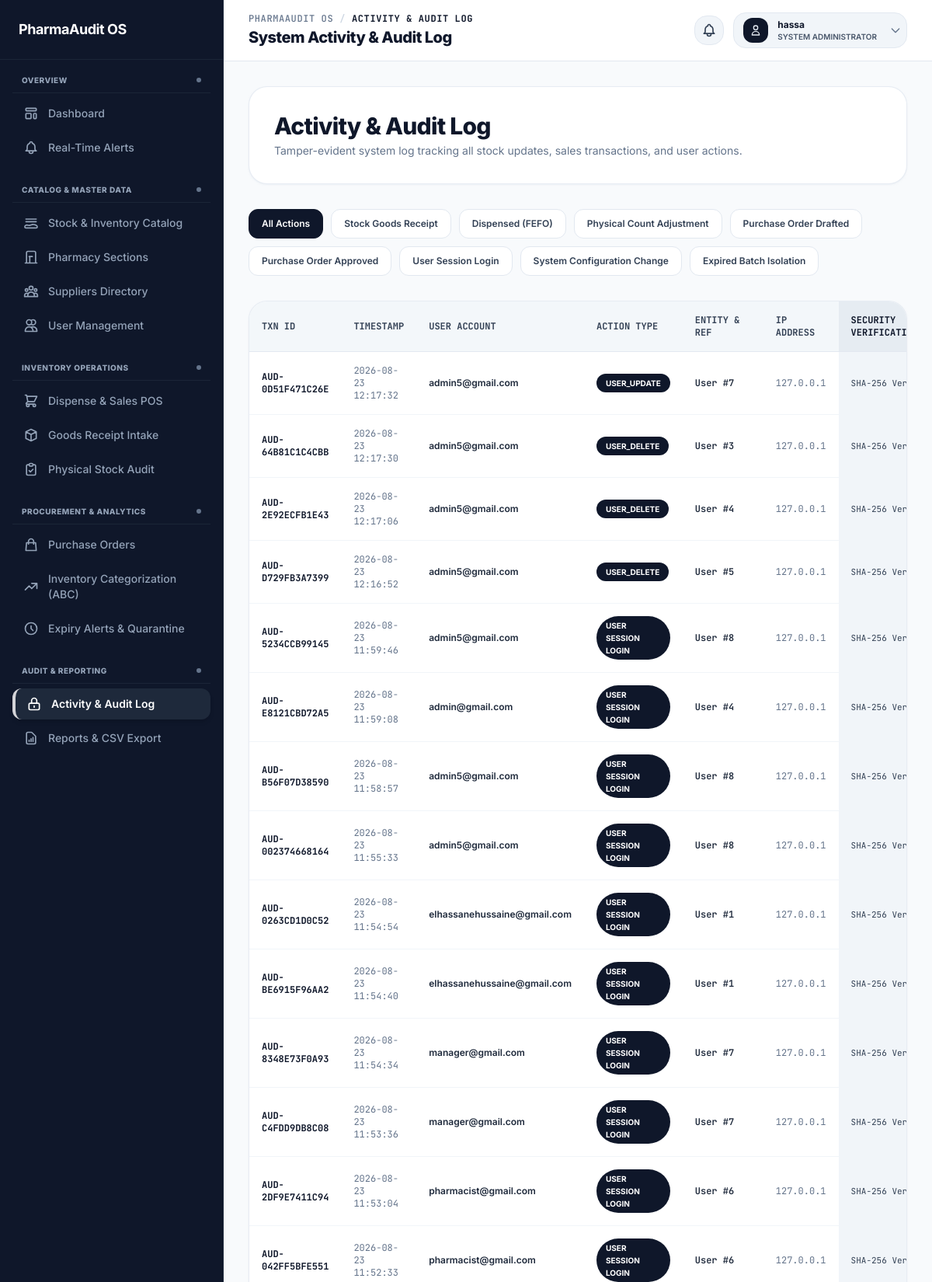
/audit/ledger/ (signed in, upper part), run on the app's committed database.
### app/models.py (models this page shows, shortened)
class CustomUser(AbstractUser):
    ROLE_CHOICES = (
        ('ADMIN', 'System Administrator'),
        ('PHARMACIST', 'Pharmacist'),
        ('MANAGER', 'Inventory Manager'),
    )
    username = None
    email = models.EmailField('email address', unique=True)
    first_name = models.CharField(max_length=150, blank=True)
    last_name = models.CharField(max_length=150, blank=True)
    role = models.CharField(max_length=20, choices=ROLE_CHOICES, default='PHARMACIST')
    USERNAME_FIELD = 'email'
    REQUIRED_FIELDS = []
    objects = CustomUserManager()
    def has_permission(self, permission_name):
        if not self.is_authenticated:
            return False
        if self.is_superuser or self.role == 'ADMIN':
            return True
        allowed_perms = ROLE_PERMISSIONS.get(self.role, set())
        return permission_name in allowed_perms
    @property
    def can_manage_users(self):
        return self.has_permission('manage_users')
    @property
    def can_configure_system(self):
        return self.has_permission('configure_system')
    @property
    def can_manage_suppliers(self):
        return self.has_permission('manage_suppliers')
    @property
    def can_view_stock_dashboard(self):
        return self.has_permission('view_stock_dashboard')
    @property
    def can_search_drug_records(self):
        return self.has_permission('search_drug_records')
    @property
    def can_view_audit_trail(self):
        return self.has_permission('view_audit_trail')
    @property
    def can_record_stock_receipt(self):
        return self.has_permission('record_stock_receipt')
    @property
    def can_dispense_stock(self):
        return self.has_permission('dispense_stock')
    @property
    def can_acknowledge_rop(self):
        return self.has_permission('acknowledge_rop')
    @property
    def can_record_stock_adjustment(self):
        return self.has_permission('record_stock_adjustment')
    @property
    def can_generate_reports(self):
        return self.has_permission('generate_reports')
    @property
    def can_approve_purchase_orders(self):
        return self.has_permission('approve_purchase_orders')
    @property
    def can_review_abc_classification(self):
        return self.has_permission('review_abc_classification')

class StockAuditLedger(models.Model):
    ACTION_TYPES = (
        ('STOCK_RECEIPT', 'Stock Goods Receipt'),
        ('DISPENSE_FEFO', 'Dispensed (FEFO)'),
        ('STOCK_ADJUSTMENT', 'Physical Count Adjustment'),
        ('PO_CREATE', 'Purchase Order Drafted'),
        ('PO_APPROVE', 'Purchase Order Approved'),
        ('USER_LOGIN', 'User Session Login'),
        ('CONFIG_CHANGE', 'System Configuration Change'),
        ('QUARANTINE', 'Expired Batch Isolation'),
    )
    transaction_id = models.CharField(max_length=64, unique=True, editable=False)
    timestamp = models.DateTimeField(auto_now_add=True)
    user_identity = models.CharField(max_length=150, default='system')
    action_type = models.CharField(max_length=30, choices=ACTION_TYPES)
    affected_entity = models.CharField(max_length=100, default='Medication')
    entity_pk = models.CharField(max_length=100, default='N/A')
    before_data = models.TextField(blank=True, default='{}')
    after_data = models.TextField(blank=True, default='{}')
    ip_address = models.GenericIPAddressField(null=True, blank=True)
    reason = models.TextField(blank=True)
    previous_hash = models.CharField(max_length=64, default='0' * 64)
    current_hash = models.CharField(max_length=64, editable=False)
    class Meta:
        ordering = ['-timestamp']
    def verify_integrity(self):
        payload = f"{self.transaction_id}:{self.user_identity}:{self.action_type}:{self.affected_entity}:{self.entity_pk}:{self.before_data}:{self.after_data}:{self.previous_hash}"
        computed = hashlib.sha256(payload.encode('utf-8')).hexdigest()
        return computed == self.current_hash

### app/views.py (the view)
# urls.py: path('audit/ledger/', views.stock_audit_ledger_view, name='stock_audit_ledger'),
@require_permission('view_audit_trail')
def stock_audit_ledger_view(request):
    action_filter = request.GET.get('action', '')
    audits = StockAuditLedger.objects.all()
    if action_filter:
        audits = audits.filter(action_type=action_filter)
    verified_logs = []
    all_intact = True
    for log in audits:
        valid = log.verify_integrity()
        if not valid:
            all_intact = False
        verified_logs.append({'log': log, 'is_valid': valid})
    context = {
        'verified_logs': verified_logs,
        'all_intact': all_intact,
        'action_choices': StockAuditLedger.ACTION_TYPES,
        'action_filter': action_filter,
    }
    return render(request, 'audit/ledger.html', context)

### app/views.py (called while the page is built, shortened)
def require_permission(permission_name):
    def decorator(view_func):
        @wraps(view_func)
        def _wrapped_view(request, *args, **kwargs):
            if not request.user.is_authenticated:
                return redirect('login')
            return view_func(request, *args, **kwargs)
        return _wrapped_view
    return decorator

### app/templates/audit/ledger.html (shortened to what this page needs)
{% extends 'base.html' %}
{% block main_content %}
<div class="space-y-8">
    <div class="bg-white border border-slate-200/80 rounded-3xl p-6 sm:p-8 shadow-sm shadow-slate-200/50 flex flex-col md:flex-row md:items-center justify-between gap-6">
        <div>
            <h1 class="text-2xl sm:text-3xl font-extrabold tracking-tight text-slate-900">Activity & Audit Log</h1>
            <p class="text-sm text-slate-500 font-sans mt-1">Tamper-evident system log tracking all stock updates, sales transactions, and user actions.</p>
        </div>
    </div>
    <div class="flex flex-wrap gap-2.5 text-xs font-semibold">
        <a href="{% url 'stock_audit_ledger' %}" class="px-4 py-2.5 rounded-xl border transition {% if not action_filter %}bg-slate-900 text-white border-slate-900 shadow-xs{% else %}bg-white text-slate-700 border-slate-200 hover:bg-slate-50{% endif %}">
            All Actions
        </a>
        {% for code, label in action_choices %}
        <a href="{% url 'stock_audit_ledger' %}?action={{ code }}" class="px-4 py-2.5 rounded-xl border transition {% if action_filter == code %}bg-slate-800 text-white border-slate-800 shadow-xs{% else %}bg-white text-slate-700 border-slate-200 hover:bg-slate-50{% endif %}">
            {{ label }}
        </a>
        {% endfor %}
    </div>
    <div class="bg-white border border-slate-200/80 rounded-3xl shadow-sm shadow-slate-200/50 overflow-hidden">
        <div class="overflow-x-auto">
            <table class="w-full text-left text-xs border-collapse">
                <thead>
                    <tr class="bg-slate-100/80 text-slate-700 uppercase border-b border-slate-200 font-mono">
                        <th class="p-4 font-bold">Txn ID</th>
                        <th class="p-4 font-bold">Timestamp</th>
                        <th class="p-4 font-bold">User Account</th>
                        <th class="p-4 font-bold">Action Type</th>
                        <th class="p-4 font-bold">Entity & Ref</th>
                        <th class="p-4 font-bold">IP Address</th>
                        <th class="p-4 font-bold bg-slate-200/70 text-slate-900">Security Verification</th>
                    </tr>
                </thead>
                <tbody class="divide-y divide-slate-100 bg-white">
                    {% for item in verified_logs %}
                    <tr class="hover:bg-slate-50 transition">
                        <td class="p-4 font-bold text-slate-900 font-mono">{{ item.log.transaction_id }}</td>
                        <td class="p-4 text-slate-500 font-mono">{{ item.log.timestamp|date:"Y-m-d H:i:s" }}</td>
                        <td class="p-4 font-semibold text-slate-800">{{ item.log.user_identity }}</td>
                        <td class="p-4">
                            <span class="inline-block px-3 py-1 bg-slate-900 text-white text-[10px] font-bold rounded-full uppercase shadow-2xs">
                                {{ item.log.get_action_type_display }}
                            </span>
                        </td>
                        <td class="p-4 font-semibold text-slate-800 font-mono">{{ item.log.affected_entity }} #{{ item.log.entity_pk }}</td>
                        <td class="p-4 text-slate-500 font-mono">{{ item.log.ip_address|default:"127.0.0.1" }}</td>
                        <td class="p-4 bg-slate-100 font-mono text-[11px] text-slate-700 truncate max-w-[160px]" title="{{ item.log.current_hash }}">
                            SHA-256 Verified
                        </td>
                    </tr>
                    {% empty %}
                    <tr>
                        <td colspan="8" class="p-8 text-center text-slate-500 text-sm">No audit log entries recorded for this filter.</td>
                    </tr>
                    {% endfor %}
                </tbody>
            </table>
        </div>
    </div>
</div>
{% endblock %}

### app/templates/navbar.html (shortened to what this page needs)
<header
  class="border-b border-slate-200 px-6 lg:px-8 py-4 flex flex-col sm:flex-row sm:items-center justify-between gap-4 bg-white/95 backdrop-blur-md sticky top-0 z-40 shadow-xs"
>
  <div>
    <div
      class="flex items-center space-x-2 text-xs font-mono font-medium text-slate-500 uppercase tracking-wider"
    >
      <span>PharmaAudit OS</span>
      <span class="text-slate-300">/</span>
      <span class="text-slate-900 font-bold">
        {% if current_url == 'dashboard' %}Dashboard{% elif current_url == 'fefo_dispense' or current_url == 'sales_receipt' %}Dispense & Sales POS{% elif current_url == 'medications_list' or current_url == 'add_medication' %}Stock Catalog{% elif current_url == 'sections_list' %}Pharmacy Sections{% elif current_url == 'suppliers_list' %}Suppliers Directory{% elif current_url == 'manage_users' %}User Management{% elif current_url == 'receive_batch' %}Goods Receipt Intake{% elif current_url == 'stock_adjustment' %}Physical Stock Audit{% elif current_url == 'purchase_orders' or current_url == 'auto_generate_draft_po' or current_url == 'approve_po' %}Purchase Orders{% elif current_url == 'abc_classification' %}Inventory Categorization{% elif current_url == 'expiries_monitoring' or current_url == 'quarantine_batch' %}Expiry Alerts{% elif current_url == 'stock_audit_ledger' %}Activity & Audit Log{% elif current_url == 'reports' or current_url == 'export_report_csv' %}Reports{% elif request.resolver_match.namespace == 'notifications' %}Real-Time Alerts{% else %}Overview{% endif %}
      </span>
    </div>
    <h2 class="text-xl font-extrabold tracking-tight text-slate-900 mt-0.5">
      {% if current_url == 'dashboard' %}Dashboard Overview{% elif current_url == 'fefo_dispense' or current_url == 'sales_receipt' %}Medication Dispense & POS Checkout (₦){% elif current_url == 'medications_list' or current_url == 'add_medication' %}Stock & Inventory Catalog{% elif current_url == 'sections_list' %}Pharmacy Sections & Locations{% elif current_url == 'suppliers_list' %}Pharmaceutical Suppliers Directory{% elif current_url == 'manage_users' %}User Roles & Accounts Console{% elif current_url == 'receive_batch' %}Goods Receipt Intake{% elif current_url == 'stock_adjustment' %}Physical Stock Audit{% elif current_url == 'purchase_orders' or current_url == 'auto_generate_draft_po' or current_url == 'approve_po' %}Purchase Orders{% elif current_url == 'abc_classification' %}Inventory Categorization (ABC){% elif current_url == 'expiries_monitoring' or current_url == 'quarantine_batch' %}Expiry Alerts & Isolation{% elif current_url == 'stock_audit_ledger' %}System Activity & Audit Log{% elif current_url == 'reports' or current_url == 'export_report_csv' %}Inventory Reports & Export{% elif request.resolver_match.namespace == 'notifications' %}Real-Time Notifications & System Alerts{% else %}System Console{% endif %}
    </h2>
  </div>
  <div class="relative flex items-center space-x-3 flex-shrink-0">
    <div class="relative">
      <button
        id="notifyDropdownBtn"
        onclick="toggleNotifyDropdown(event)"
        class="relative p-2 bg-slate-100 hover:bg-slate-200/80 text-slate-700 hover:text-slate-900 border border-slate-200 rounded-2xl transition focus:outline-none flex items-center justify-center"
        aria-label="Notifications"
        title="Notifications"
      >
      </button>
    </div>
    <button
      id="userDropdownBtn"
      onclick="toggleUserDropdown(event)"
      class="flex items-center space-x-3 p-1.5 pl-3 bg-slate-100 hover:bg-slate-200/80 border border-slate-200 rounded-2xl transition-all duration-200 focus:outline-none focus:ring-2 focus:ring-slate-400 group"
      aria-expanded="false"
      aria-haspopup="true"
    >
      <div
        class="w-8 h-8 bg-slate-900 text-white font-bold flex items-center justify-center rounded-xl shadow-xs group-hover:scale-105 transition-transform flex-shrink-0 text-sm"
      >
        <svg
          class="w-4 h-4 text-slate-200"
          fill="none"
          stroke="currentColor"
          viewBox="0 0 24 24"
        >
          <path
            stroke-linecap="round"
            stroke-linejoin="round"
            stroke-width="2"
            d="M16 7a4 4 0 11-8 0 4 4 0 018 0zM12 14a7 7 0 00-7 7h14a7 7 0 00-7-7z"
          />
        </svg>
      </div>
      <div class="text-left text-xs leading-tight pr-1">
        <p class="font-bold text-slate-900 truncate max-w-[150px]">
          {{ user.first_name|default:user.username|default:user.email }}
        </p>
        <span
          class="inline-block text-[10px] font-semibold text-slate-600 uppercase mt-0.5"
        >
          {{ user.get_role_display|default:"Pharmacist" }}
        </span>
      </div>
      <svg
        class="w-4 h-4 text-slate-500 transition-transform duration-200 ml-1"
        id="userDropdownChevron"
        fill="none"
        stroke="currentColor"
        viewBox="0 0 24 24"
      >
        <path
          stroke-linecap="round"
          stroke-linejoin="round"
          stroke-width="2"
          d="M19 9l-7 7-7-7"
        />
      </svg>
    </button>
  </div>
</header>

### app/templates/base.html (style rules this page uses)
body { font-family: "Inter", sans-serif; background: #f8fafc; }
.font-mono { font-family: "JetBrains Mono", monospace; }

### data on the page
CustomUser: first_name "hassa", role "SYSTEM ADMINISTRATOR"
StockAuditLedger: log.transaction_id "AUD-0D51F471C26E", log.timestamp "2026-08-23 12:17:32", log.user_identity "admin5@gmail.com", log.action_type "USER_UPDATE", log.affected_entity "User", log.entity_pk "7", log.ip_address "127.0.0.1"
StockAuditLedger: log.transaction_id "AUD-64B81C1C4CBB", log.timestamp "2026-08-23 12:17:30", log.user_identity "admin5@gmail.com", log.action_type "USER_DELETE", log.affected_entity "User", log.entity_pk "3", log.ip_address "127.0.0.1"
StockAuditLedger: log.transaction_id "AUD-2E92ECFB1E43", log.timestamp "2026-08-23 12:17:06", log.user_identity "admin5@gmail.com", log.action_type "USER_DELETE", log.affected_entity "User", log.entity_pk "4", log.ip_address "127.0.0.1"
StockAuditLedger: log.transaction_id "AUD-D729FB3A7399", log.timestamp "2026-08-23 12:16:52", log.user_identity "admin5@gmail.com", log.action_type "USER_DELETE", log.affected_entity "User", log.entity_pk "5", log.ip_address "127.0.0.1"
StockAuditLedger: log.transaction_id "AUD-5234CCB99145", log.timestamp "2026-08-23 11:59:46", log.user_identity "admin5@gmail.com", log.action_type "USER SESSION LOGIN", log.affected_entity "User", log.entity_pk "8", log.ip_address "127.0.0.1"
StockAuditLedger: log.transaction_id "AUD-E8121CBD72A5", log.timestamp "2026-08-23 11:59:08", log.user_identity "admin@gmail.com", log.action_type "USER SESSION LOGIN", log.affected_entity "User", log.entity_pk "4", log.ip_address "127.0.0.1"
StockAuditLedger: log.transaction_id "AUD-B56F07D38590", log.timestamp "2026-08-23 11:58:57", log.user_identity "admin5@gmail.com", log.action_type "USER SESSION LOGIN", log.affected_entity "User", log.entity_pk "8", log.ip_address "127.0.0.1"
StockAuditLedger: log.transaction_id "AUD-002374668164", log.timestamp "2026-08-23 11:55:33", log.user_identity "admin5@gmail.com", log.action_type "USER SESSION LOGIN", log.affected_entity "User", log.entity_pk "8", log.ip_address "127.0.0.1"
StockAuditLedger: log.transaction_id "AUD-0263CD1D0C52", log.timestamp "2026-08-23 11:54:54", log.user_identity "elhassanehussaine@gmail.com", log.action_type "USER SESSION LOGIN", log.affected_entity "User", log.entity_pk "1", log.ip_address "127.0.0.1"
StockAuditLedger: log.transaction_id "AUD-BE6915F96AA2", log.timestamp "2026-08-23 11:54:40", log.user_identity "elhassanehussaine@gmail.com", log.action_type "USER SESSION LOGIN", log.affected_entity "User", log.entity_pk "1", log.ip_address "127.0.0.1"
StockAuditLedger: log.transaction_id "AUD-8348E73F0A93", log.timestamp "2026-08-23 11:54:34", log.user_identity "manager@gmail.com", log.action_type "USER SESSION LOGIN", log.affected_entity "User", log.entity_pk "7", log.ip_address "127.0.0.1"
StockAuditLedger: log.transaction_id "AUD-C4FDD9DB8C08", log.timestamp "2026-08-23 11:53:36", log.user_identity "manager@gmail.com", log.action_type "USER SESSION LOGIN", log.affected_entity "User", log.entity_pk "7", log.ip_address "127.0.0.1"
StockAuditLedger: log.transaction_id "AUD-2DF9E7411C94", log.timestamp "2026-08-23 11:53:04", log.user_identity "pharmacist@gmail.com", log.action_type "USER SESSION LOGIN", log.affected_entity "User", log.entity_pk "6", log.ip_address "127.0.0.1"
StockAuditLedger: log.transaction_id "AUD-042FF5BFE551", log.timestamp "2026-08-23 11:52:33", log.user_identity "pharmacist@gmail.com", log.action_type "USER SESSION LOGIN", log.affected_entity "User", log.entity_pk "6", log.ip_address "127.0.0.1"

### other printed values
{{ label }} "Stock Goods Receipt" "Dispensed (FEFO)" "Physical Count Adjustment" "Purchase Order Drafted" "Purchase Order Approved" "User Session Login" "System Configuration Change" "Expired Batch Isolation"
